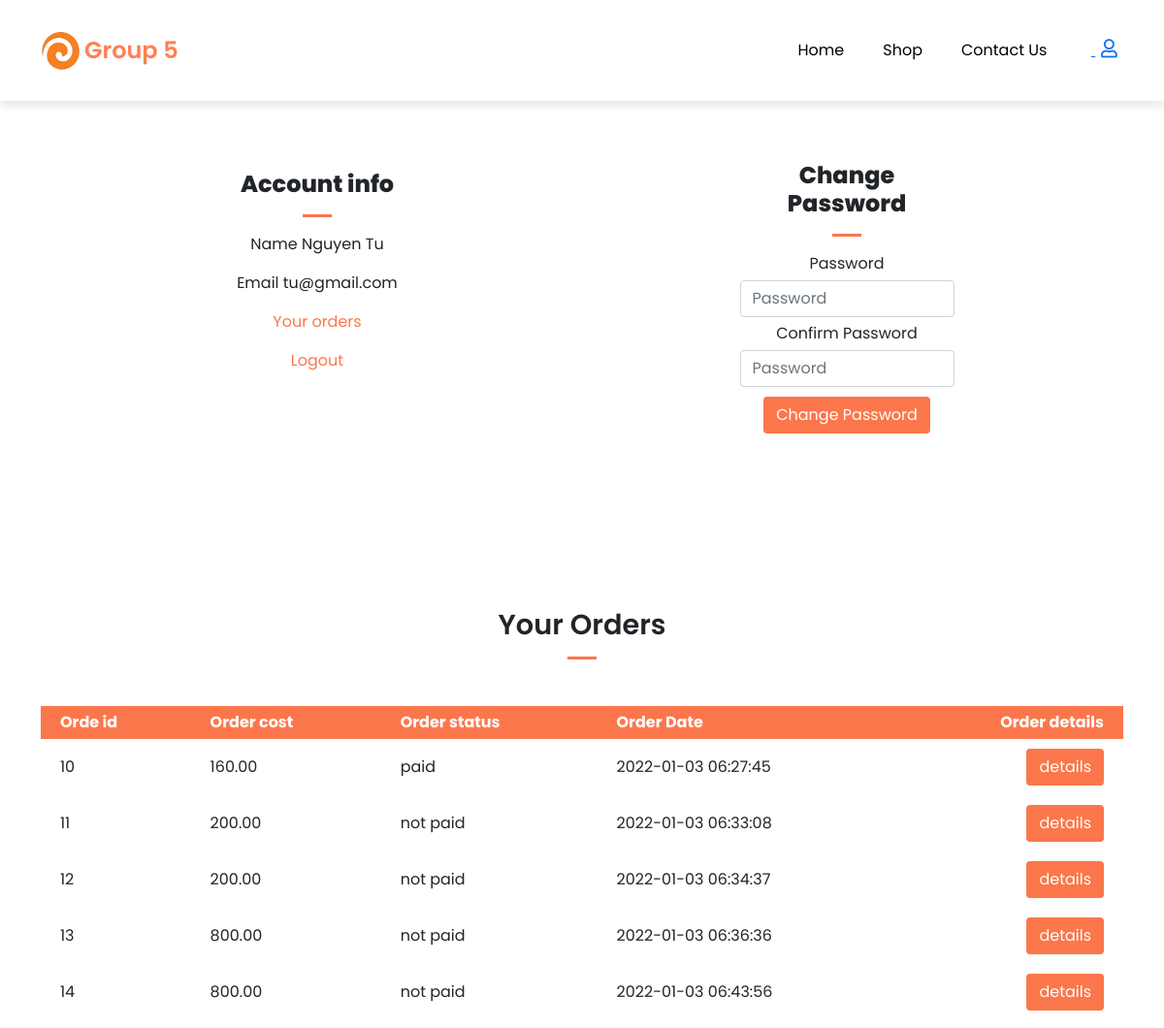
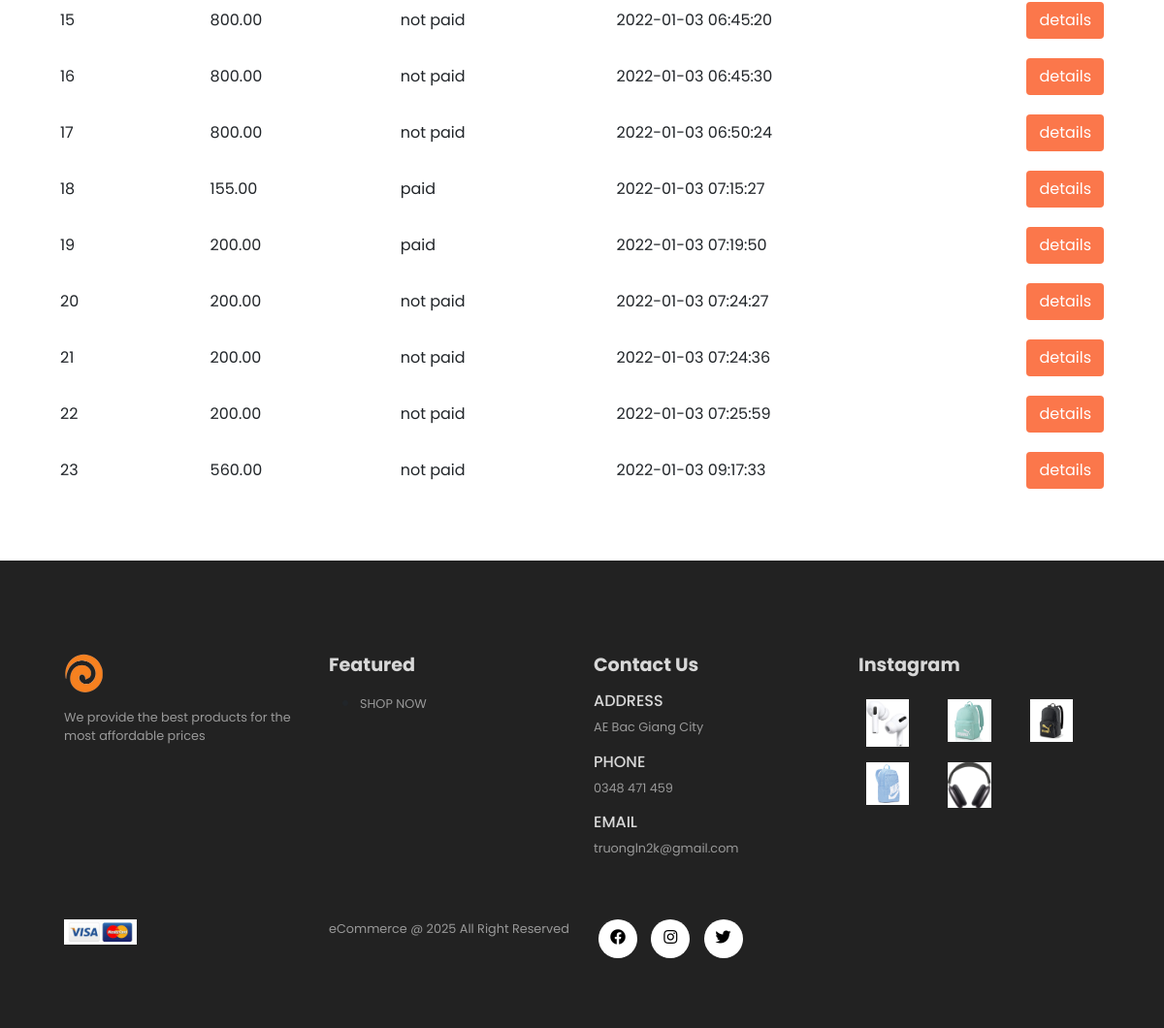
Page /account.php (signed in) on the committed database (2 pictures, top to bottom).
### tables this page shows
CREATE TABLE `orders` (
  `order_id` int(11) NOT NULL,
  `order_cost` decimal(6,2) NOT NULL,
  `order_status` varchar(100) NOT NULL DEFAULT 'on_hold',
  `user_id` int(11) NOT NULL,
  `user_phone` int(11) NOT NULL,
  `user_city` varchar(255) NOT NULL,
  `user_address` varchar(255) NOT NULL,
  `order_date` datetime NOT NULL DEFAULT current_timestamp()
);

### account.php (the view, shortened to what this page needs)
<?php include('layouts/header.php'); ?>
<?php
include('server/connection.php');
if(isset($_SESSION['logged_in'])){
  $user_id = $_SESSION['user_id'];
  $stmt = $conn->prepare("SELECT * FROM orders WHERE user_id=? ");
  $stmt->bind_param('i',$user_id);
  $stmt->execute();
  $orders = $stmt->get_result();
}
?>
<section class="my-5 py-5">
    <div class="row container mx-auto">
        <div class="text-center mt-3 pt-5 col-lg-6 col-md-12 col-sm-12">
            <h3 class="font-weight-bold">Account info</h3>
            <hr class="mx-auto">
            <div class="account-info">
                <p>Name<span> <?php if(isset($_SESSION['user_name'])){ echo $_SESSION['user_name'];} ?></span></p>
                <p>Email<span> <?php if(isset($_SESSION['user_email'])){ echo $_SESSION['user_email'];} ?></span></p>
                <p><a href="#orders" id="orders-btn">Your orders</a></p>
                <p><a href="account.php?logout=1" id="logout-btn">Logout</a></p>
            </div>
        </div>
        <div class="col-lg-6 col-md-12 col-sm-12 ">
            <form id="account-form" method="POST" action="account.php">
                <h3>Change Password</h3>
                <hr class="mx-auto">
                <div class="form-group">
                    <label>Password</label>
                    <input type="password" class="form-control" id="account-password" name="password"
                        placeholder="Password" required />
                </div>
                <div class="form-group">
                    <label>Confirm Password</label>
                    <input type="password" class="form-control" id="account-password-confirm" name="confirmPassword"
                        placeholder="Password" required />
                </div>
                <div class="form-group">
                    <input type="submit" value="Change Password" name="change_password" class="btn"
                        id="change-pass-btn">
                </div>
            </form>
        </div>
    </div>
</section>
<section id="orders" class="orders container my-5 py-3">
    <div class="container mt-2">
        <h2 class="font-weight-bold text-center">Your Orders</h2>
        <hr class="mx-auto">
    </div>
    <table class="mt-5 pt-5">
        <tr>
            <th>Orde id</th>
            <th>Order cost</th>
            <th>Order status</th>
            <th>Order Date</th>
            <th>Order details</th>
        </tr>
        <?php  while($row = $orders->fetch_assoc() ){ ?>
        <tr>
            <td>
                <span><?php echo $row['order_id']; ?></span>
            </td>
            <td>
                <span><?php echo $row['order_cost']; ?></span>
            </td>
            <td>
                <span><?php echo $row['order_status']; ?></span>
            </td>
            <td>
                <span><?php echo $row['order_date']; ?></span>
            </td>
            <td>
                <form method="POST" action="order_details.php">
                    <input class="btn order-details-btn" name="order_details_btn" type="submit" value="details" />
                </form>
            </td>
        </tr>
        <?php } ?>
    </table>
</section>
<?php include('layouts/footer.php'); ?>

### assets/css/style.css (style rules this page uses)
* { margin: 0; padding: 0; box-sizing: border-box; }
body { font-family: 'Poppins', sans-serif; }
h2 { font-size: 1.8rem; font-weight: 600; }
h3 { font-size: 1.5rem; font-weight: 800; }
hr { width: 30px; height: 3px !important; opacity: 1 !important; background-color: #fb774b; }
td:last-child { text-align: right; }
th:last-child { text-align: right; }
#account-form { width: 50%; margin: 35px auto; text-align: center; padding: 20px; }
#account-form input { margin: 5px auto; }
#account-form #change-pass-btn { color: #fff; background-color: #fb774b; }
.account-info #orders-btn, #logout-btn { color: #fb774b; text-decoration: none; }
.orders table { width: 100%; border-collapse: collapse; }
.orders th { padding: 5px 20px; color: #fff; background-color: #fb774b; }
.orders td { padding: 10px 20px; }
.orders .order-details-btn { color: #fff; background-color: #fb774b; }

### rows in the picture
orders: order_id "10", order_cost "160.00", order_status "paid", order_date "2022-01-03 06:27:45"
orders: order_id "11", order_cost "200.00", order_status "not paid", order_date "2022-01-03 06:33:08"
orders: order_id "12", order_cost "200.00", order_status "not paid", order_date "2022-01-03 06:34:37"
orders: order_id "13", order_cost "800.00", order_status "not paid", order_date "2022-01-03 06:36:36"
orders: order_id "14", order_cost "800.00", order_status "not paid", order_date "2022-01-03 06:43:56"
orders: order_id "15", order_cost "800.00", order_status "not paid", order_date "2022-01-03 06:45:20"
orders: order_id "16", order_cost "800.00", order_status "not paid", order_date "2022-01-03 06:45:30"
orders: order_id "17", order_cost "800.00", order_status "not paid", order_date "2022-01-03 06:50:24"
orders: order_id "18", order_cost "155.00", order_status "paid", order_date "2022-01-03 07:15:27"
orders: order_id "19", order_cost "200.00", order_status "paid", order_date "2022-01-03 07:19:50"
orders: order_id "20", order_cost "200.00", order_status "not paid", order_date "2022-01-03 07:24:27"
orders: order_id "21", order_cost "200.00", order_status "not paid", order_date "2022-01-03 07:24:36"
orders: order_id "22", order_cost "200.00", order_status "not paid", order_date "2022-01-03 07:25:59"
orders: order_id "23", order_cost "560.00", order_status "not paid", order_date "2022-01-03 09:17:33"

### other values in the picture
$_SESSION['user_name'] "Nguyen Tu"
$_SESSION['user_email'] "tu@gmail.com"
